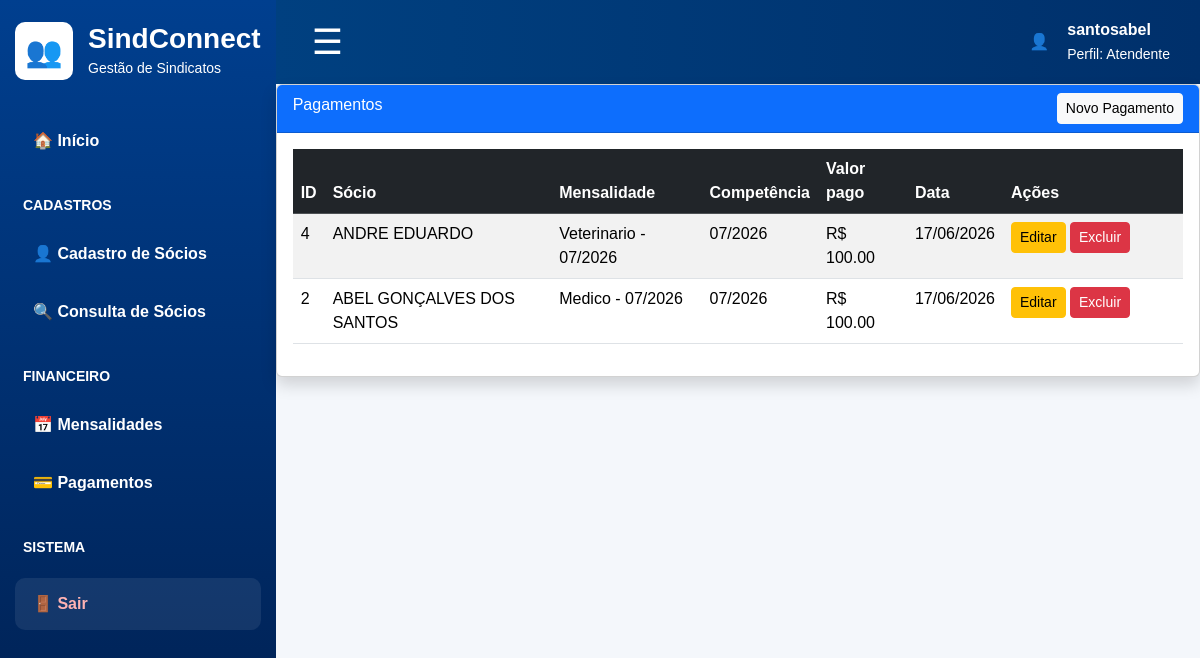
/pagamentos/ (signed in), run on an earlier commit of the app's database.
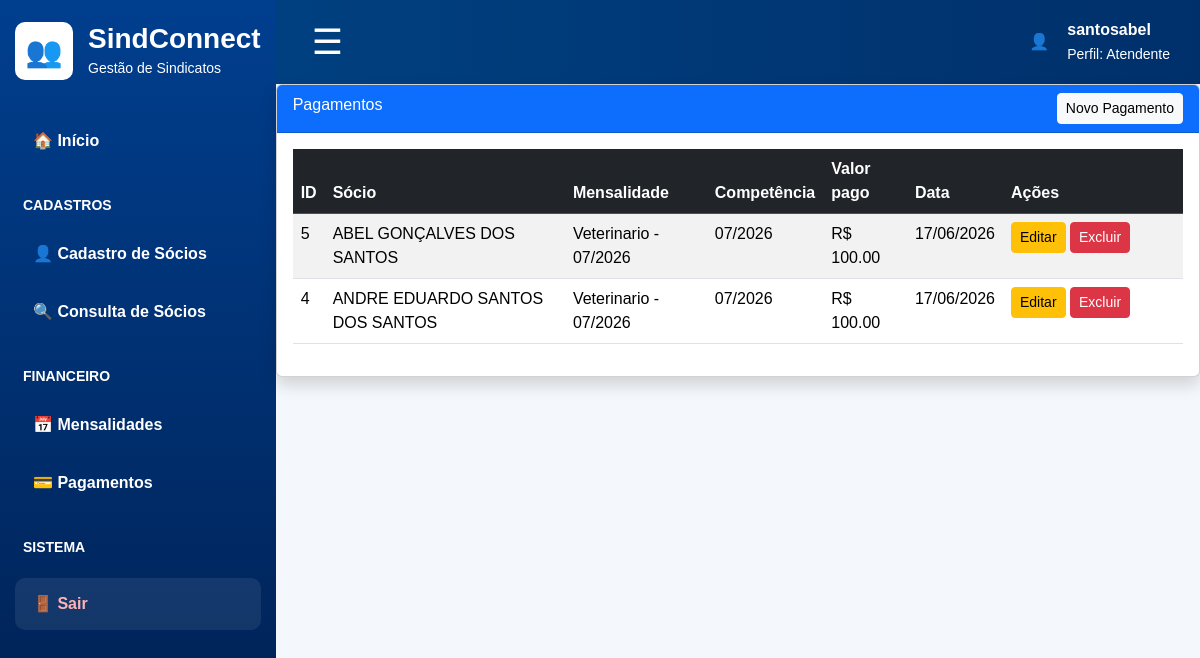
And on a later commit of the database.
### app/models.py (models this page shows, shortened)
class Pagamento(models.Model):
    socio = models.ForeignKey(Socio, on_delete=models.CASCADE)
    mensalidade = models.ForeignKey(Mensalidade, on_delete=models.CASCADE)
    competencia_paga = models.CharField(max_length=7)  # Exemplo: 06/2026
    valor_pago = models.DecimalField(max_digits=10, decimal_places=2)
    data_pagamento = models.DateField()

class Socio(models.Model):
    SEXO_CHOICES = [
        ('M', 'Masculino'),
        ('F', 'Feminino'),
        ('O', 'Outro'),
    ]
    nome = models.CharField(max_length=150)
    cpf = models.CharField(max_length=14, unique=True)
    rg = models.CharField(max_length=20, blank=True, null=True)
    data_nascimento = models.DateField()
    sexo = models.CharField(max_length=1, choices=SEXO_CHOICES)
    endereco = models.CharField(max_length=200)
    telefone = models.CharField(max_length=20)
    email = models.EmailField(blank=True, null=True)
    cargo_funcao = models.CharField(max_length=100)
    data_filiacao = models.DateField()
    documentos = models.TextField(blank=True, null=True)
    criado_em = models.DateTimeField(auto_now_add=True)

class Mensalidade(models.Model):
    categoria = models.CharField(max_length=100)
    competencia = models.CharField(max_length=7)  # Exemplo: 06/2026
    valor = models.DecimalField(max_digits=10, decimal_places=2)
    def __str__(self):
        return f'{self.categoria} - {self.competencia}'

### app/views.py (the view)
# urls.py: path('pagamentos/',views.lista_pagamentos, name='lista_pagamentos' ),
@login_required
def lista_pagamentos(request):
    pagamentos = Pagamento.objects.all().order_by('-id')
    return render(request, 'lista_pagamentos.html', {
        'pagamentos': pagamentos
    })

### templates/lista_pagamentos.html
{% extends 'base_atendente.html' %}
{% block conteudo %}
<div class="card shadow">
    <div class="card-header bg-primary text-white d-flex justify-content-between">
        <span>Pagamentos</span>
        <a href="{% url 'cadastro_pagamento' %}" class="btn btn-light btn-sm">
            Novo Pagamento
        </a>
    </div>
    <div class="card-body">
        <table class="table table-striped table-hover">
            <thead class="table-dark">
                <tr>
                    <th>ID</th>
                    <th>Sócio</th>
                    <th>Mensalidade</th>
                    <th>Competência</th>
                    <th>Valor pago</th>
                    <th>Data</th>
                    <th width="180">Ações</th>
                </tr>
            </thead>
            <tbody>
                {% for pagamento in pagamentos %}
                <tr>
                    <td>{{ pagamento.id }}</td>
                    <td>{{ pagamento.socio.nome }}</td>
                    <td>{{ pagamento.mensalidade }}</td>
                    <td>{{ pagamento.competencia_paga }}</td>
                    <td>R$ {{ pagamento.valor_pago }}</td>
                    <td>{{ pagamento.data_pagamento|date:"d/m/Y" }}</td>
                    <td>
                        <a href="{% url 'editar_pagamento' pagamento.id %}" class="btn btn-warning btn-sm">
                            Editar
                        </a>
                        <a href="{% url 'excluir_pagamento' pagamento.id %}" class="btn btn-danger btn-sm">
                            Excluir
                        </a>
                    </td>
                </tr>
                {% empty %}
                <tr>
                    <td colspan="7" class="text-center">
                        Nenhum pagamento cadastrado.
                    </td>
                </tr>
                {% endfor %}
            </tbody>
        </table>
    </div>
</div>
{% endblock %}

### templates/base_atendente.html (shortened to what this page needs)
{% load static %}
<!DOCTYPE html>
<html lang="pt-br">
<head>
    <link href="https://cdn.jsdelivr.net/npm/bootstrap@5.3.3/dist/css/bootstrap.min.css" rel="stylesheet">
    <link href="{% static 'css/home_atendente.css' %}" rel="stylesheet">
</head>
<body>
<div class="d-flex">
    <aside class="sidebar" id="sidebar">
        <div class="logo-area">
            <div class="logo-icon">👥</div>
            <div>
                <h3>SindConnect</h3>
                <span>Gestão de Sindicatos</span>
            </div>
        </div>
        <a href="{% url 'home_atendente' %}" class="menu-item">
            🏠 Início
        </a>
        <p class="menu-title">CADASTROS</p>
        <a href="{% url 'lista_socios' %}" class="menu-item">
            👤 Cadastro de Sócios
        </a>
        <a href="{% url 'consulta_socio' %}" class="menu-item">
            🔍 Consulta de Sócios
        </a>
        <p class="menu-title">FINANCEIRO</p>
        <a href="{% url 'lista_mensalidades' %}" class="menu-item">
    📅 Mensalidades
</a>
<a href="{% url 'lista_pagamentos' %}" class="menu-item">
    💳 Pagamentos
</a>
        <p class="menu-title">SISTEMA</p>
        <a href="{% url 'logout' %}" class="menu-item logout">
    🚪 Sair
</a>
    </aside>
    <main class="w-100">
        <header class="topbar d-flex justify-content-between align-items-center">
            <button class="btn-menu" onclick="toggleSidebar()">
                ☰
            </button>
            <div class="user-area">
                <div class="avatar">
                    👤
                </div>
                <div>
                    <strong>
                        {{ request.user.first_name|default:request.user.username }}
                    </strong>
                    <br>
                    <small>Perfil: Atendente</small>
                </div>
            </div>
        </header>
        <section class="content-area">
            {% block conteudo %}
            {% endblock %}
        </section>
    </main>
</div>
</body>
</html>

### static/css/home_atendente.css (style rules this page uses)
body { font-family: Arial, sans-serif; background: #f4f7fb; color: #061b4e; }
.sidebar { width: 300px; min-height: 100vh; background: linear-gradient(180deg, #003f8f, #001f4f); color: white; padding: 22px 15px; }
.logo-area { display: flex; align-items: center; gap: 15px; margin-bottom: 35px; }
.logo-icon { background: white; color: #005bd6; width: 58px; height: 58px; border-radius: 10px; display: grid; place-items: center; font-size: 30px; }
.logo-area h3 { margin: 0; font-weight: bold; }
.logo-area span { font-size: 14px; }
.menu-title { font-size: 14px; margin: 28px 8px 12px; font-weight: bold; }
.menu-item { display: block; color: white; text-decoration: none; padding: 14px 18px; border-radius: 10px; font-weight: bold; margin-bottom: 6px; }
.topbar { height: 84px; background: linear-gradient(90deg, #004080, #00306b); color: white; padding: 0 30px; }
.btn-menu { background: none; border: none; color: white; font-size: 35px; }
.user-area { display: flex; align-items: center; gap: 18px; }
.logout { background: rgba(255,255,255,0.08); color: #ffb3b3 !important; margin-top: 20px; }

What changed in the data, as far as the page shows it:
removed Pagamento: id "2", socio.nome "ABEL GONÇALVES DOS SANTOS", mensalidade "Medico - 07/2026", competencia_paga "07/2026", valor_pago "100.00", data_pagamento "17/06/2026"
added Pagamento: id "5", socio.nome "ABEL GONÇALVES DOS SANTOS", mensalidade "Veterinario - 07/2026", competencia_paga "07/2026", valor_pago "100.00", data_pagamento "17/06/2026"
changed through a linked row, Pagamento id 4: socio.nome "ANDRE EDUARDO" → "ANDRE EDUARDO SANTOS DOS SANTOS"
